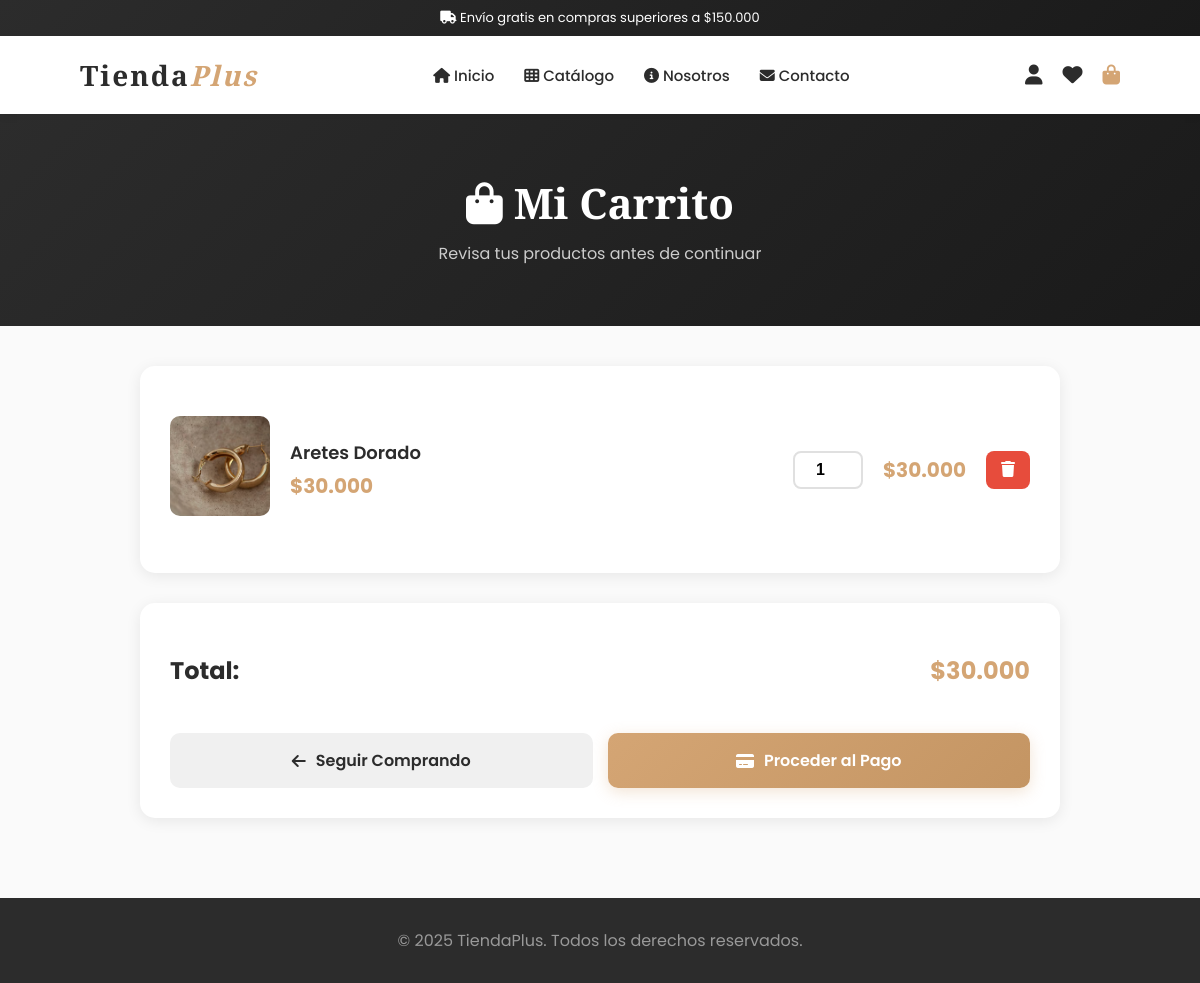
The app's page /web/carrito.php (signed in) with its own data.
### tables this page shows
CREATE TABLE `carrito` (
  `id` int(11) NOT NULL,
  `usuario_id` int(11) NOT NULL,
  `producto_id` int(11) NOT NULL,
  `cantidad` int(11) NOT NULL,
  `talla` varchar(10) DEFAULT NULL,
  `fecha_agregado` datetime DEFAULT current_timestamp()
);

CREATE TABLE `productos` (
  `id` int(11) NOT NULL,
  `categoria_id` int(11) NOT NULL,
  `nombre` varchar(100) NOT NULL,
  `descripcion` text DEFAULT NULL,
  `precio` decimal(10,2) NOT NULL,
  `stock` int(11) NOT NULL DEFAULT 0,
  `tallas` varchar(100) DEFAULT NULL,
  `imagen` varchar(255) DEFAULT NULL,
  `destacado` tinyint(1) DEFAULT 0
);

### web/carrito.php (the view, shortened to what this page needs)
<?php
include_once("../backend/conexion.php");
$usuario_id = $_SESSION['usuario_id'] ?? null;
if ($usuario_id) {
    $sql = $conn->prepare("SELECT c.producto_id, c.cantidad, c.talla, p.nombre, p.precio, p.imagen, p.tallas
                           FROM carrito c
                           INNER JOIN productos p ON c.producto_id = p.id
                           WHERE c.usuario_id = ?");
    $sql->bind_param("i", $usuario_id);
    $sql->execute();
    $resultado = $sql->get_result();
}
$total = 0;
?>
<!DOCTYPE html>
<html lang="es">
<head>
    <link rel="stylesheet" href="https://cdnjs.cloudflare.com/ajax/libs/font-awesome/6.4.0/css/all.min.css">
</head>
<body>
    <header>
        <div class="header-top">
            <span><i class="fas fa-truck"></i> Envío gratis en compras superiores a $150.000</span>
        </div>
        <div class="header-main">
            <a href="index.php" class="logo">
                Tienda<span>Plus</span>
            </a>
            <nav>
                <a href="index.php"><i class="fas fa-home"></i> Inicio</a>
                <a href="catalogo.php"><i class="fas fa-th"></i> Catálogo</a>
                <a href="nosotros.php"><i class="fas fa-info-circle"></i> Nosotros</a>
                <a href="contactanos.php"><i class="fas fa-envelope"></i> Contacto</a>
            </nav>
            <div class="header-icons">
                <a href="login.php" title="Mi cuenta"><i class="fas fa-user"></i></a>
                <a href="resenas.php" title="Favoritos"><i class="fas fa-heart"></i></a>
                <a href="carrito.php" title="Carrito" style="color: #d4a574;"><i class="fas fa-shopping-bag"></i></a>
            </div>
        </div>
    </header>
    <section class="page-header">
        <h1><i class="fas fa-shopping-bag"></i> Mi Carrito</h1>
        <p>Revisa tus productos antes de continuar</p>
    </section>
    <div class="container">
        <?php if (empty($_SESSION['carrito'])): ?>
            <div class="carrito-items">
                <div class="empty-cart">
                    <i class="fas fa-shopping-bag"></i>
                    <h3>Tu carrito está vacío</h3>
                    <p>Agrega productos para comenzar tu compra</p>
                    <a href="catalogo.php" class="btn btn-primary">
                        <i class="fas fa-shopping-cart"></i> Ir al Catálogo
                    </a>
                </div>
            </div>
        <?php else: ?>
            <div class="carrito-items">
                <?php foreach ($_SESSION['carrito'] as $id => $item):
                    $subtotal = $item['precio'] * $item['cantidad'];
                    $total += $subtotal;
                    ?>
                    <div class="carrito-item" id="fila<?= $id ?>">
                        <div class="item-image">
                            <?php if (!empty($item['imagen'])): ?>
                                <img src="img/<?= htmlspecialchars($item['imagen']) ?>"
                                    alt="<?= htmlspecialchars($item['nombre']) ?>">
                            <?php endif; ?>
                        </div>
                        <div class="item-info">
                            <h3><?= htmlspecialchars($item['nombre']) ?></h3>
                            <div class="item-price">$<?= number_format($item['precio'], 0, ',', '.') ?></div>
                        </div>
                        <div class="item-quantity">
                            <input type="number" id="cantidad<?= $id ?>" value="<?= $item['cantidad'] ?>" min="1"
                                onchange="actualizarCantidad('<?= $id ?>')">
                        </div>
                        <div class="item-price">
                            $<?= number_format($subtotal, 0, ',', '.') ?>
                        </div>
                        <div class="item-remove">
                            <button onclick="eliminarProducto('<?= $id ?>')">
                                <i class="fas fa-trash"></i>
                            </button>
                        </div>
                    </div>
                <?php endforeach; ?>
            </div>
            <div class="cart-summary">
                <div class="summary-row total">
                    <span>Total:</span>
                    <span>$<?= number_format($total, 0, ',', '.') ?></span>
                </div>
                <div class="cart-actions">
                    <a href="catalogo.php" class="btn btn-secondary">
                        <i class="fas fa-arrow-left"></i> Seguir Comprando
                    </a>
                    <a href="checkout.php" class="btn btn-primary">
                        <i class="fas fa-credit-card"></i> Proceder al Pago
                    </a>
                </div>
            </div>
        <?php endif; ?>
    </div>
    <footer>
        <p>© 2025 TiendaPlus. Todos los derechos reservados.</p>
    </footer>
</body>
</html>

### web/carrito.php (style rules this page uses)
* { margin: 0; padding: 0; box-sizing: border-box; }
body { font-family: 'Poppins', sans-serif; background-color: #fafafa; color: #2c2c2c; }
header { background: #ffffff; box-shadow: 0 2px 10px rgba(0, 0, 0, 0.05); position: sticky; top: 0; z-index: 1000; }
.header-top { background: linear-gradient(135deg, #2c2c2c 0%, #1a1a1a 100%); color: #ffffff; padding: 8px 0; font-size: 13px; text-align: center; }
.header-main { display: flex; justify-content: space-between; align-items: center; padding: 20px 80px; max-width: 1400px; margin: 0 auto; }
.logo { font-family: 'Playfair Display', serif; font-size: 28px; font-weight: 700; color: #2c2c2c; letter-spacing: 2px; text-decoration: none; }
.logo span { color: #d4a574; font-style: italic; }
nav { display: flex; gap: 30px; }
nav a { text-decoration: none; color: #2c2c2c; font-weight: 500; font-size: 15px; transition: color 0.3s; }
.header-icons { display: flex; gap: 20px; font-size: 20px; }
.header-icons a { color: #2c2c2c; transition: color 0.3s; }
.page-header { background: linear-gradient(135deg, #2c2c2c 0%, #1a1a1a 100%); color: white; padding: 60px 40px; text-align: center; }
.page-header h1 { font-family: 'Playfair Display', serif; font-size: 42px; margin-bottom: 10px; }
.page-header p { font-size: 16px; color: #ccc; }
.container { max-width: 1000px; margin: 40px auto; padding: 0 40px; }
.carrito-items { background: white; border-radius: 15px; padding: 30px; box-shadow: 0 3px 15px rgba(0, 0, 0, 0.08); margin-bottom: 30px; }
.carrito-item { display: grid; grid-template-columns: 100px 1fr auto auto auto; gap: 20px; align-items: center; padding: 20px 0; border-bottom: 1px solid #f0f0f0; }
.carrito-item:last-child { border-bottom: none; }
.item-image img { width: 100px; height: 100px; object-fit: cover; border-radius: 10px; }
.item-info h3 { font-size: 18px; font-weight: 600; color: #2c2c2c; margin-bottom: 5px; }
.item-price { font-size: 20px; font-weight: 700; color: #d4a574; }
.item-quantity input { width: 70px; padding: 8px; border: 2px solid #e0e0e0; border-radius: 8px; text-align: center; font-size: 16px; font-weight: 600; }
.item-remove button { background: #e74c3c; color: white; border: none; padding: 10px 15px; border-radius: 8px; cursor: pointer; font-size: 16px; transition: all 0.3s; }
.cart-summary { background: white; border-radius: 15px; padding: 30px; box-shadow: 0 3px 15px rgba(0, 0, 0, 0.08); }
.summary-row { display: flex; justify-content: space-between; padding: 15px 0; border-bottom: 1px solid #f0f0f0; }
.summary-row.total { border-bottom: none; font-size: 24px; font-weight: 700; color: #2c2c2c; padding-top: 20px; }
.summary-row.total span:last-child { color: #d4a574; }
.cart-actions { display: flex; gap: 15px; margin-top: 30px; }
.btn { flex: 1; padding: 15px; text-align: center; text-decoration: none; border-radius: 10px; font-weight: 600; font-size: 16px; transition: all 0.3s; display: flex; align-items: center; justify-content: center; gap: 10px; }
.btn-secondary { background: #f0f0f0; color: #2c2c2c; }
.btn-primary { background: linear-gradient(135deg, #d4a574 0%, #c49563 100%); color: white; box-shadow: 0 4px 15px rgba(212, 165, 116, 0.3); }
footer { background: #2c2c2c; color: #ffffff; text-align: center; padding: 30px; margin-top: 80px; }
footer p { margin: 0; color: #999; }

### records on screen
carrito: producto.imagen (picture), producto.nombre "Aretes Dorado", producto.precio "30.000", cantidad "1", subtotal "30.000"

### other values on screen
$total "30.000"
